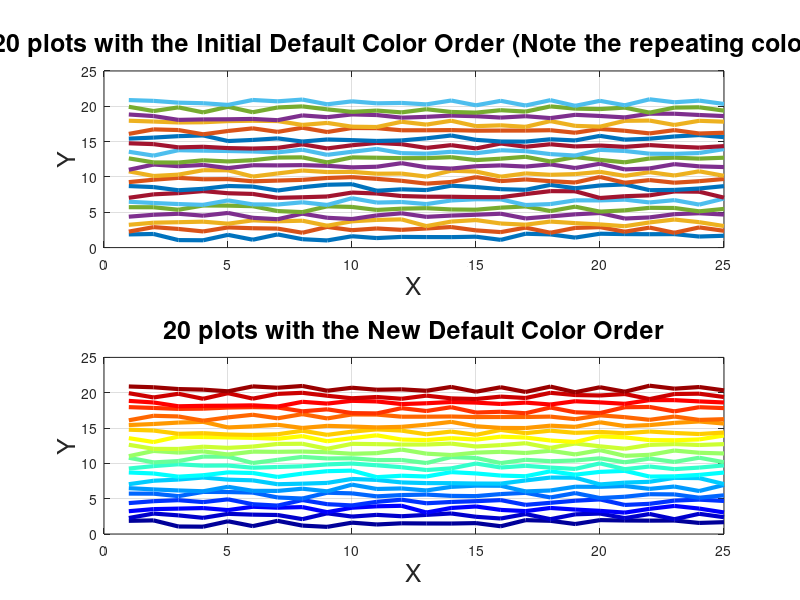

The MATLAB script that drew this image:
% Unless you specify the 'Color' property when you plot,
% plots are plotted according to the 'ColorOrder' property of the axes.
% This demo shows how you can change the default color order of plots.

clc;    % Clear the command window.
close all;  % Close all figures (except those of imtool.)
clear;  % Erase all existing variables.
workspace;  % Make sure the workspace panel is showing.
fontSize = 18;

% Make 20 plots, with 25 data points in each plot.
numberOfDataSets = 20;
x = 1:25;
y = rand(numberOfDataSets, length(x));
% These y would all be on top of each other.
% Separate the plots vertically.
offsets = repmat((1:numberOfDataSets)', [1, length(x)]);
y = y + offsets; 

% Get the initial set of default plot colors.
initialColorOrder = get(gca,'ColorOrder') % Initial

% See what the colors look like when plotted:
subplot(2, 1, 1);
plot(x,y, 'LineWidth', 3);
grid on;
caption = sprintf('%d plots with the Initial Default Color Order (Note the repeating colors)', numberOfDataSets);
title(caption, 'FontSize', fontSize);
xlabel('X', 'FontSize', fontSize);
ylabel('Y', 'FontSize', fontSize);

% Enlarge figure to full screen.
set(gcf, 'units','normalized','outerposition',[0 0 1 1]); % Maximize figure.
% Give a name to the title bar.
set(gcf,'name','Image Analysis Demo','numbertitle','off')

choice = menu('Which ColorOrder do you want?', 'jet', 'random', 'hsv', 'hot', 'cool', 'spring', 'summer',...
	'autumn', 'winter', 'lines', 'gray', 'bone', 'copper', 'pink');

% Make a new axes:
subplot(2, 1, 2);

% Create a new colormap that will define the new default color order property.
switch choice
	case 1
		newDefaultColors = jet(numberOfDataSets);
	case 2
		newDefaultColors = rand(numberOfDataSets, 3);
	case 3
		newDefaultColors = hsv(numberOfDataSets);
	case 4
		newDefaultColors = hot(numberOfDataSets);
	case 5
		newDefaultColors = cool(numberOfDataSets);
	case 6
		newDefaultColors = spring(numberOfDataSets);
	case 7
		newDefaultColors = summer(numberOfDataSets);
	case 8
		newDefaultColors = autumn(numberOfDataSets);
	case 9
		newDefaultColors = winter(numberOfDataSets);
	case 10
		newDefaultColors = lines(numberOfDataSets);
	case 11
		newDefaultColors = gray(numberOfDataSets);
	case 12
		newDefaultColors = bone(numberOfDataSets);
	case 13
		newDefaultColors = copper(numberOfDataSets);
	otherwise
		newDefaultColors = pink(numberOfDataSets);
end
% Note: You can build your own custom order if you want, 
% just make up a array with numberOfDataSets rows and 3 columns
% where each element is in the range 0-1.

% Apply the new default colors to the current axes.
set(gca, 'ColorOrder', newDefaultColors, 'NextPlot', 'replacechildren');

% Now get the new set of default plot colors.
% Verify it changed by printing out the new default color set to the command window.
newColorOrder = get(gca,'ColorOrder')

% Now plot the datasets with the changed default colors.
plot(x,y, 'LineWidth', 3);
grid on;
caption = sprintf('%d plots with the New Default Color Order', numberOfDataSets);
title(caption, 'FontSize', fontSize);
xlabel('X', 'FontSize', fontSize);
ylabel('Y', 'FontSize', fontSize);

msgbox('Done with ColorOrder demo!');